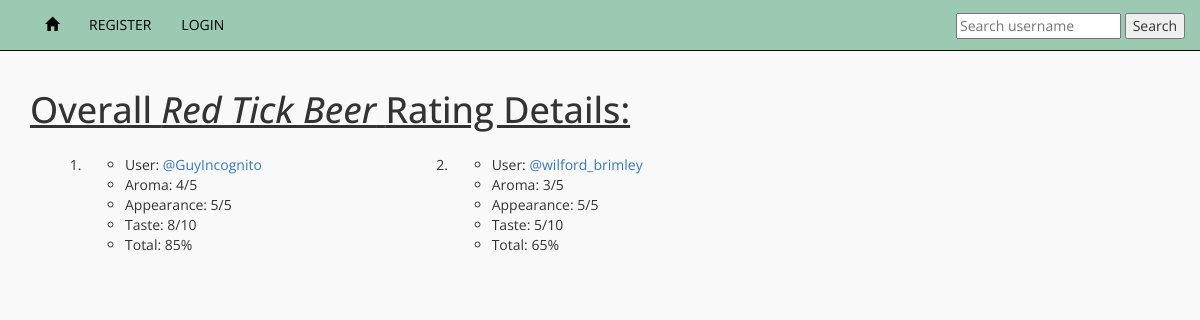
Page /mybeerapp/ratedetails/red-tick-beer/ on the earlier database version.
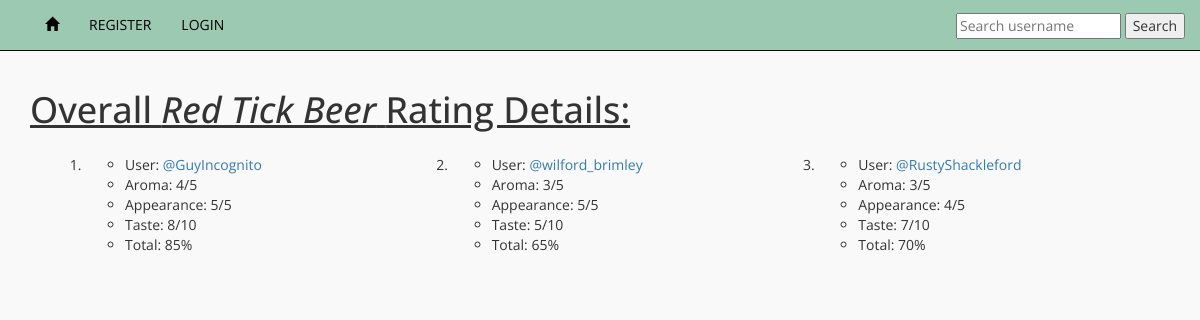
Same page on the later database version.
### mybeerapp/models.py (models this page shows, shortened)
class Beer(models.Model):
    user=models.ForeignKey(User, related_name='beers', default=1)
    name=models.CharField(max_length=256)
    slug=models.SlugField(allow_unicode=True, default='')
    calories=models.PositiveIntegerField()
    abv=models.DecimalField(max_digits=3, decimal_places=1, error_messages=
    {'max_whole_digits': 'Number must be from 0.0 - 99.9, one decimal place max',
    'max_decimal_places': 'Number must be from 0.0 - 99.9, one decimal place max',
    'max_digits': 'Number must be from 0.0 - 99.9, one decimal place max',
    'max_value': 'Number must be from 0.0 - 99.9, one decimal place max',
    'min_value': 'Number must be from 0.0 - 99.9, one decimal place max',
    })
    style=models.CharField(default="It's a beer", max_length=256)
    location=models.CharField(max_length=256)
    created_at = models.DateTimeField(default=timezone.now)
    glass=models.ForeignKey(Glass, related_name='beers', default=1)
    def _get_total_average(self):
        count=self.ratings.count()
        total=0
        for rating in self.ratings.all():
            total=total+rating.average
        if count==0:
            count=1
        return round((total/count),2)
    total_average = property(_get_total_average)
    def _get_slug_name(self):
        return slugify(self.name)
    slug_name = property(_get_slug_name)
    class Meta:
        ordering = ["name"]

class Rating(models.Model):
    five_choices=(
        (1,'1/5'),
        (2,'2/5'),
        (3,'3/5'),
        (4,'4/5'),
        (5,'5/5'),
    )
    ten_choices=(
        (1,'1/10'),
        (2,'2/10'),
        (3,'3/10'),
        (4,'4/10'),
        (5,'5/10'),
        (6,'6/10'),
        (7,'7/10'),
        (8,'8/10'),
        (9,'9/10'),
        (10,'10/10'),
    )
    user=models.ForeignKey(User, related_name='user_ratings', default=1)
    beer=models.ForeignKey(Beer, related_name='ratings')
    aroma=models.PositiveIntegerField(choices=five_choices)
    appearance=models.PositiveIntegerField(choices=five_choices)
    taste=models.PositiveIntegerField(choices=ten_choices) #taste is weighted
    def _get_average(self):
        return round(((self.aroma + self.appearance + self.taste)/20)*100)
    average = property(_get_average)

### mybeerapp/views.py (the view)
# urls.py: url(r'^ratedetails/(?P<slug>[-\w]+)/$', views.rating_details, name='rating_details'),
def rating_details(request, slug):
    beer = get_object_or_404(Beer, slug=slug)
    return render(request, 'mybeerapp/ratingdetails.html',{'beer':beer})

### mybeerapp/templates/mybeerapp/ratingdetails.html
{% extends 'base.html' %}
{% block content %}
  <div class="beer_css">
    <h1><u>Overall <em>{{beer.name}}</em> Rating Details:</u></h1>
    <ol>
      {% for rating in beer.ratings.all %}
        <div class="col-md-4 col-xs-6 ratingdet">
          <li>
            <ul>
              <li>User: <a href="{% url 'mybeerapp:user_beerlist' username=rating.user.username %}">@{{rating.user}}</a></li>
              <li>Aroma: {{rating.aroma}}/5</li>
              <li>Appearance: {{rating.appearance}}/5</li>
              <li>Taste: {{rating.taste}}/10</li>
              <li>Total: {{rating.average}}%</li>
            </ul>
          </li>
        </div>
      {% endfor %}
    </ol>
  </div>
{% endblock %}

### templates/base.html (shortened to what this page needs)
<!DOCTYPE html>
{% load staticfiles %}
<html>
  <head>
    <link rel="stylesheet" href="https://maxcdn.bootstrapcdn.com/bootstrap/3.3.7/css/bootstrap.min.css">
    <link rel="stylesheet" href="{% static 'BeerAPI/css/master1.css' %}">
  </head>
  <body>
    <nav class="navbar navbar-inverse navbar-fixed-top" role="navigation">
      <div class="container">
          <div class="collapse navbar-collapse" id="bs-example-navbar-collapse-1">
            <ul class="nav navbar-nav">
              <li>
                <a href="{% url 'index' %}">
                  <span class='glyphicon glyphicon-home' aria-hidden="true"></span>
                </a>
              </li>
              <li><a href="{% url 'accounts:signup' %}">REGISTER</a></li>
              {% if user.is_authenticated %}
                <li><a href="{% url 'accounts:user_logout' %}">LOGOUT</a></li>
                <li><a href="{% url 'mybeerapp:create' %}">CREATE BEER</a></li>
                <li><a href="{% url 'mybeerapp:rating' %}">RATE BEER</a></li>
              {% else %}
                <li><a href="{% url 'accounts:user_login' %}">LOGIN</a></li>
              {% endif %}
            </ul>
            <ul class="nav navbar-nav navbar-right">
              <li>
                <form action="{% url 'mybeerapp:user_search' %}" method="post">
                  <input type="text" name="usersearch" placeholder="Search username">
                  <input type="submit" name="" value="Search">
                </form>
              </li>
            </ul>
          </div>
      </div>
    </nav>
    <div class="container mainsection">
      {% block content %}
      {% endblock %}
    </div>
  </body>
</html>

### static/BeerAPI/css/master1.css (style rules this page uses)
body { background-color: #f9f9f9; padding-top: 30px; padding-bottom: 30px; font-family: 'Open Sans',sans-serif; }
.ratingdet { padding-top: 15px; }
.navbar-inverse { background-color: #9bc9b1; }
.navbar-right li input { margin-top: 13px; }
.navbar-collapse .navbar-nav li a { color: black; }
.beer_css { padding-top: 40px; }

Differences in the rows shown:
added Rating: user "RustyShackleford", aroma "3", appearance "4", taste "7", average "70"
